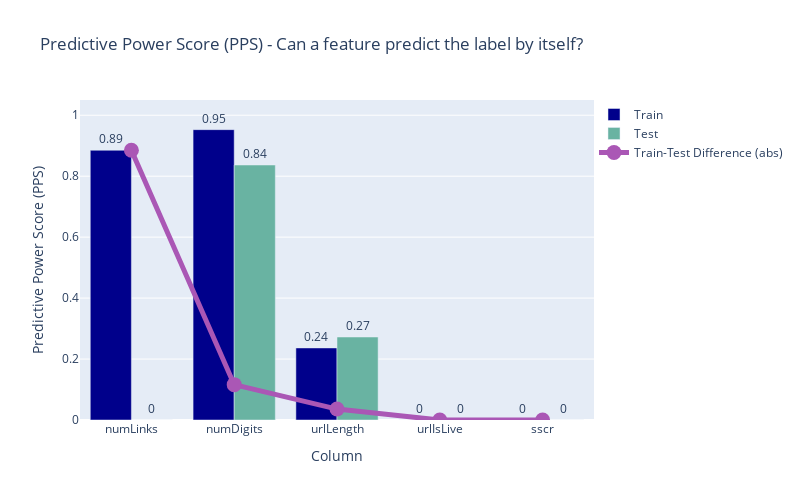

The notebook cell saved with this chart:
### Markdown cell above
## Run the check

### Code cell
from deepchecks.tabular.checks.methodology import SingleFeatureContributionTrainTest

result = SingleFeatureContributionTrainTest().run(train_dataset=train_dataset, test_dataset=test_dataset)
result

### Figure 1 — Plotly figure (JSON) as saved in the notebook; plotly's stock layout.template omitted (floating-point values rounded to 4 significant figures)
{"data": [{"marker": {"color": "darkblue"}, "name": "Train", "text": [0.89, 0.95, 0.24, 0, 0], "textposition": "outside", "type": "bar", "x": ["numLinks", "numDigits", "urlLength", "urlIsLive", "sscr"], "y": [0.8851, 0.9527, 0.2365, 0, 0]}, {"marker": {"color": "#69b3a2"}, "name": "Test", "text": [0, 0.84, 0.27, 0, 0], "textposition": "outside", "type": "bar", "x": ["numLinks", "numDigits", "urlLength", "urlIsLive", "sscr"], "y": [0, 0.8367, 0.2723, 0, 0]}, {"line": {"color": "#aa57b5", "width": 5}, "marker": {"size": 15, "symbol": "circle"}, "name": "Train-Test Difference (abs)", "type": "scatter", "x": ["numLinks", "numDigits", "urlLength", "urlIsLive", "sscr"], "y": [0.8851, 0.116, 0.03587, 0, 0]}], "layout": {"barmode": "group", "height": 500, "legend": {"x": 1, "y": 1}, "title": {"text": "Predictive Power Score (PPS) - Can a feature predict the label by itself?"}, "width": 800, "xaxis": {"title": {"text": "Column"}}, "yaxis": {"range": [0, 1.05], "title": {"text": "Predictive Power Score (PPS)"}}}}
